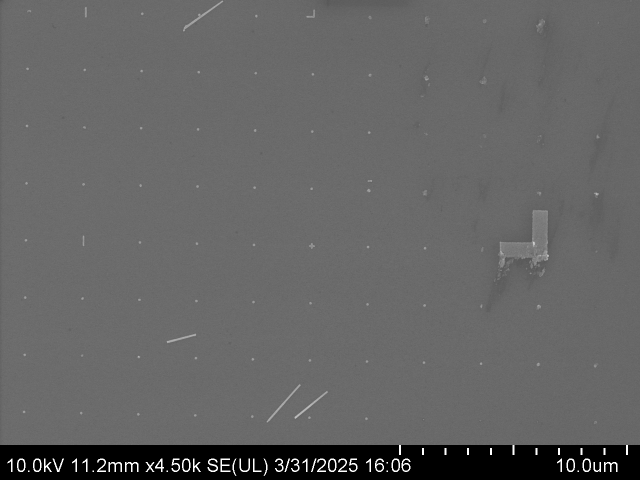
#> input picture experimental_sem/23.tif, 1280 x 960 px, given in place of experimental_sem, which was not available (shown at 1/2 size)
$ python sem_preprocess.py ../experimental_sem
#> lines starting #> are read from the running program, lines starting #| are printed output that depends on the picture; after the words box and inside, x2 and y2 are one past the last pixel; in counts of white or black regions, pixels touching at a corner belong together; pictures that were not available may be replaced by others from this repository, and a replacement may not be noted
#!/usr/bin/env python3
"""SEM-specific preprocessing diagnostics for marker extraction."""

import argparse
import json
from pathlib import Path

import cv2
import numpy as np


def detect_annotation_band(gray: np.ndarray, min_body_fraction: float = 0.55) -> dict:
    """Detect a bottom annotation/scale bar band from row statistics.

    SEM metadata bands tend to have much higher row variance and many saturated
    bright/dark pixels compared with the image field. We search from the bottom
    upward for the first sustained transition back to image-like statistics.
    """
    h, _ = gray.shape
    body_end = int(h * min_body_fraction)
    reference = gray[:body_end]

    row_std = gray.std(axis=1)
    row_bright = (gray >= 245).mean(axis=1)
    row_dark = (gray <= 5).mean(axis=1)

    ref_std = float(np.median(row_std[:body_end]))
    ref_bright = float(np.median(row_bright[:body_end]))
    ref_dark = float(np.median(row_dark[:body_end]))

    std_threshold = max(ref_std * 3.0, ref_std + 15.0)
    bright_threshold = max(ref_bright * 8.0, 0.02)
    dark_threshold = max(ref_dark * 8.0, 0.02)

    suspicious = (
        (row_std > std_threshold)
        | (row_bright > bright_threshold)
        | (row_dark > dark_threshold)
    )

    cutoff = h
    run = 0
    for y in range(h - 1, int(h * 0.45), -1):
        if suspicious[y]:
            run += 1
        elif run >= 12:
            cutoff = y + 1
            break
        else:
            run = 0

    return {
        "cutoff_y": int(cutoff),
        "masked_fraction": float((h - cutoff) / h),
        "row_std_reference_median": ref_std,
        "row_std_threshold": float(std_threshold),
        "bright_fraction_reference_median": ref_bright,
        "bright_fraction_threshold": float(bright_threshold),
        "dark_fraction_reference_median": ref_dark,
        "dark_fraction_threshold": float(dark_threshold),
    }


def robust_contrast_and_threshold(gray: np.ndarray, valid_mask: np.ndarray) -> dict:
    """Compute reproducible contrast and threshold parameters."""
    pixels = gray[valid_mask]
    percentiles = {
        f"p{p:g}": float(np.percentile(pixels, p))
        for p in (0.1, 1, 5, 50, 95, 99, 99.5, 99.9)
    }

    median = percentiles["p50"]
    mad = float(np.median(np.abs(pixels.astype(np.float32) - median)))
    robust_sigma = 1.4826 * mad

    # Markers are high-tail objects. This threshold tracks SEM gain/contrast by
    # using both percentile and robust-sigma criteria.
    threshold = max(percentiles["p99"], median + 5.0 * robust_sigma)
    threshold = min(threshold, percentiles["p99.9"])

    lo = percentiles["p1"]
    hi = percentiles["p99.5"]
    if hi <= lo:
        hi = float(pixels.max())

    return {
        "percentiles": percentiles,
        "median": float(median),
        "mad": mad,
        "robust_sigma": float(robust_sigma),
        "contrast_low": float(lo),
        "contrast_high": float(hi),
        "threshold": float(threshold),
        "fraction_above_threshold": float((pixels > threshold).mean()),
        "fraction_saturated_low": float((pixels <= 0).mean()),
        "fraction_saturated_high": float((pixels >= 255).mean()),
    }


def preprocess(gray: np.ndarray) -> tuple[np.ndarray, np.ndarray, dict]:
    band = detect_annotation_band(gray)
    valid_mask = np.ones(gray.shape, dtype=bool)
    valid_mask[band["cutoff_y"]:, :] = False

    contrast = robust_contrast_and_threshold(gray, valid_mask)
    lo = contrast["contrast_low"]
    hi = contrast["contrast_high"]
    stretched = ((gray.astype(np.float32) - lo) / max(1.0, hi - lo) * 255.0)
    stretched = np.clip(stretched, 0, 255).astype(np.uint8)
    stretched[~valid_mask] = 0

    threshold_value = contrast["threshold"]
    binary = np.zeros_like(gray, dtype=np.uint8)
    binary[(gray > threshold_value) & valid_mask] = 255

    report = {
        "annotation_band": band,
        "contrast": contrast,
    }
    return stretched, binary, report


def draw_report_overlay(gray: np.ndarray, binary: np.ndarray, report: dict) -> np.ndarray:
    overlay = cv2.cvtColor(gray, cv2.COLOR_GRAY2BGR)
    cutoff = report["annotation_band"]["cutoff_y"]
    overlay[cutoff:] = (overlay[cutoff:].astype(np.float32) * 0.25).astype(np.uint8)
    overlay[binary > 0] = (0, 255, 255)
    cv2.line(overlay, (0, cutoff), (overlay.shape[1] - 1, cutoff), (0, 0, 255), 2)

    c = report["contrast"]
    lines = [
        f"cutoff_y={cutoff}, masked={report['annotation_band']['masked_fraction']:.1%}",
        f"threshold={c['threshold']:.1f}, above={c['fraction_above_threshold']:.3%}",
        f"contrast p1..p99.5={c['contrast_low']:.1f}..{c['contrast_high']:.1f}",
        f"saturation low/high={c['fraction_saturated_low']:.3%}/{c['fraction_saturated_high']:.3%}",
    ]
    y = 24
    for line in lines:
        cv2.putText(overlay, line, (12, y), cv2.FONT_HERSHEY_SIMPLEX, 0.55, (255, 255, 255), 2, cv2.LINE_AA)
        y += 24
    return overlay


def main():
    parser = argparse.ArgumentParser(description="SEM preprocessing diagnostics.")
    parser.add_argument("images", nargs="+")
    parser.add_argument("--output-dir", default="experimental_sem_results/preprocess")
    args = parser.parse_args()

    out_dir = Path(args.output_dir)
    out_dir.mkdir(parents=True, exist_ok=True)

    reports = []
    for image in args.images:
        path = Path(image)
        gray = cv2.imread(str(path), cv2.IMREAD_GRAYSCALE)
#> gray is the input picture: shape (960, 1280); min 0, max 255, mean 99.7
        if gray is None:
            raise ValueError(f"Could not read image: {path}")

        stretched, binary, report = preprocess(gray)
#> in detect_annotation_band, `reference = gray[:body_end]`:
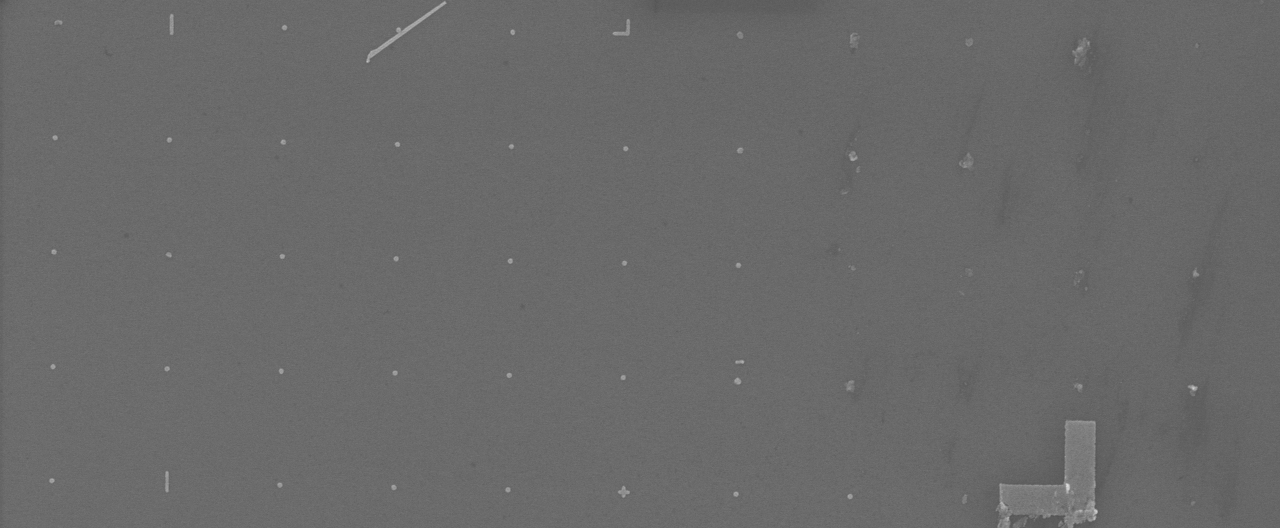
#> reference: shape (528, 1280); min 83, max 221, mean 105.7
#> in detect_annotation_band, `row_std = gray.std(axis=1)`: row_std = 960 values, max 117.2 at index 941, min 0 at index 910, mean 7.51
#> in detect_annotation_band, `row_bright = (gray >= 245).mean(axis=1)`: row_bright = 960 values, max 0.303 at index 941, min 0 at index 0, mean 0.0058
#> in detect_annotation_band, `row_dark = (gray <= 5).mean(axis=1)`: row_dark = 960 values, max 1 at index 910, min 0 at index 0, mean 0.0671
#> in detect_annotation_band, `ref_std = float(np.median(row_std[:body_end]))`: ref_std = 3.49
#> in detect_annotation_band, `ref_bright = float(np.median(row_bright[:body_end]))`: ref_bright = 0
#> in detect_annotation_band, `std_threshold = max(ref_std * 3.0, ref_std + 15.0)`: std_threshold = 18.49
#> in detect_annotation_band, `bright_threshold = max(ref_bright * 8.0, 0.02)`: bright_threshold = 0.02
#> in preprocess, `band = detect_annotation_band(gray)`: band = {'cutoff_y': 890, 'masked_fraction': 0.0729, 'row_std_reference_median': 3.49, 'row_std_threshold': 18.49, 'bright_fraction_reference_median': 0, 'bright_fraction_threshold': 0.02, 'dark_fraction_reference_median': 0, 'dark_fraction_threshold': 0.02}
#> in robust_contrast_and_threshold, `percentiles = { f"p{p:g}": float(np.percentile(pixels, p)) for p in (0..`: percentiles = {'p0.1': 92, 'p1': 97, 'p5': 100, 'p50': 106, 'p95': 111, 'p99': 114, 'p99.5': 126, 'p99.9': 160}
#> in robust_contrast_and_threshold, `median = percentiles["p50"]`: median = 106
#> in robust_contrast_and_threshold, `mad = float(np.median(np.abs(pixels.astype(np.float32) - median)))`: mad = 2
#> in robust_contrast_and_threshold, `robust_sigma = 1.4826 * mad`: robust_sigma = 2.97
#> in robust_contrast_and_threshold, `threshold = max(percentiles["p99"], median + 5.0 * robust_sigma)`: threshold = 120.8
#> in robust_contrast_and_threshold, `lo = percentiles["p1"]`: lo = 97
#> in robust_contrast_and_threshold, `hi = percentiles["p99.5"]`: hi = 126
#> in preprocess, `contrast = robust_contrast_and_threshold(gray, valid_mask)`: contrast = 10 items
#> in preprocess, `lo = contrast["contrast_low"]`: lo = 97
#> in preprocess, `hi = contrast["contrast_high"]`: hi = 126
#> in preprocess, `stretched = np.clip(stretched, 0, 255).astype(np.uint8)`:
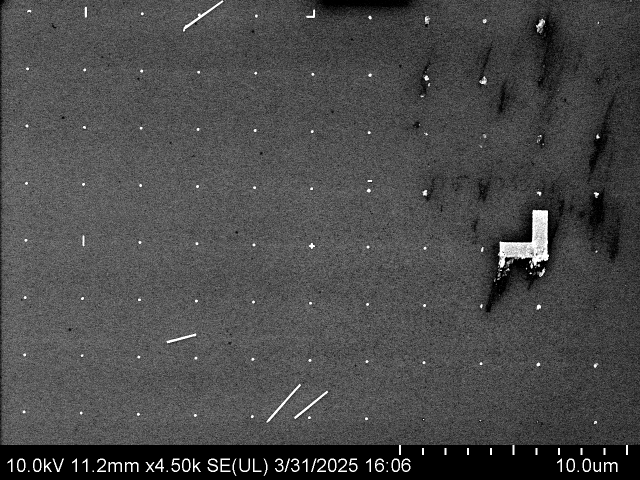
#> stretched: shape (960, 1280) (shown at 1/2 size); min 0, max 255, mean 73.2
#> in preprocess, `stretched[~valid_mask] = 0`:
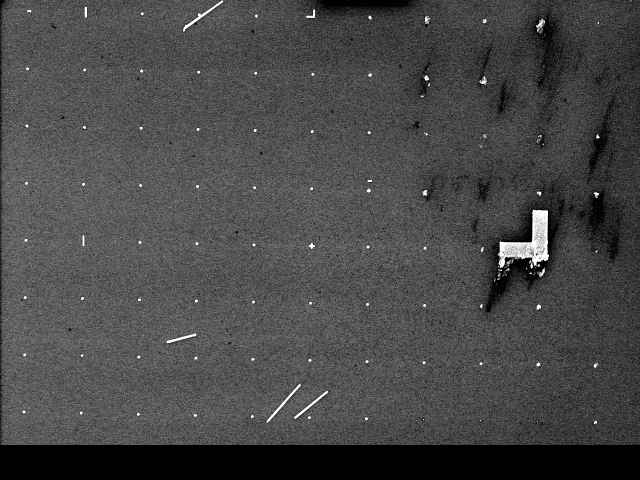
#> stretched: shape (960, 1280) (shown at 1/2 size); 0.58% of pixels changed, all inside (x1, y1, x2, y2) = (15, 890, 1256, 952)
#> in preprocess, `threshold_value = contrast["threshold"]`: threshold_value = 120.8
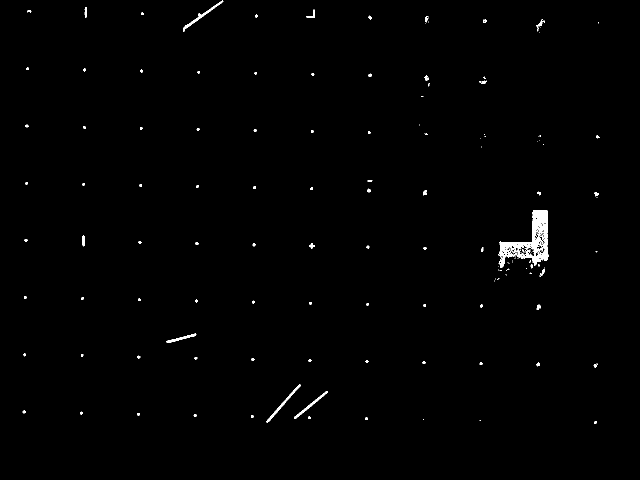
#> binary: shape (960, 1280) (shown at 1/2 size); 0.66% white; 152 white regions (70 under 20 px), largest, box (x1, y1, x2, y2) and area: (996, 420, 1098, 536) 3885, (366, 1, 447, 63) 459, (533, 768, 602, 845) 438
#> report = 2 items
        report["image"] = str(path)
        reports.append(report)

        stem = path.stem
        cv2.imwrite(str(out_dir / f"{stem}_contrast.png"), stretched)
        cv2.imwrite(str(out_dir / f"{stem}_binary.png"), binary)
        cv2.imwrite(str(out_dir / f"{stem}_overlay.png"), draw_report_overlay(gray, binary, report))
#> in draw_report_overlay, `cutoff = report["annotation_band"]["cutoff_y"]`: cutoff = 890
#> in draw_report_overlay, `cv2.line(overlay, (0, cutoff), (overlay.shape[1] - 1, cutoff), (0, 0, ..`:
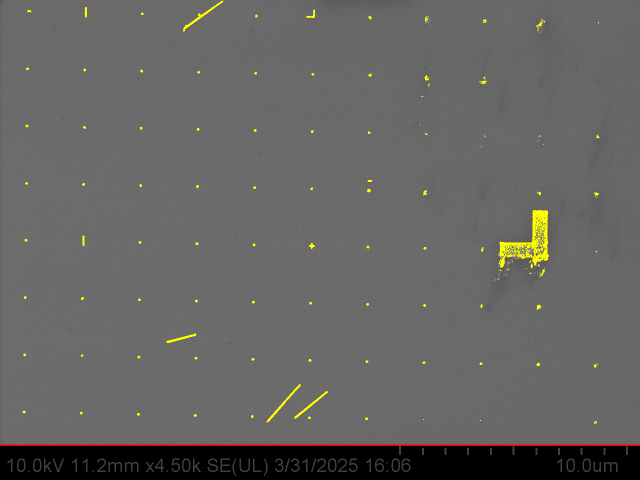
#> overlay: shape (960, 1280, 3) (shown at 1/2 size); mean B, G, R 97.5, 99.2, 100
#> in draw_report_overlay, `c = report["contrast"]`: c = 10 items
#> in draw_report_overlay, `lines = [ f"cutoff_y={cutoff}, masked={report['annotation_band']['mask..`: lines = ['cutoff_y=890, masked=7.3%', 'threshold=120.8, above=0.717%', 'contrast p1..p99.5=97.0..126.0', 'saturation low/high=0.000%/0.000%']
#> the loop in draw_report_overlay, `for line in lines:` made 4 passes
#> (line, y) on passes 1 to 4: ('cutoff_y=890, masked=7.3%', 48), ('threshold=120.8, above=0.717%', 72), ('contrast p1..p99.5=97.0..126.0', 96), ('saturation low/high=0.000%/0.000%', 120)
#> after the loop in draw_report_overlay, `for line in lines:`:
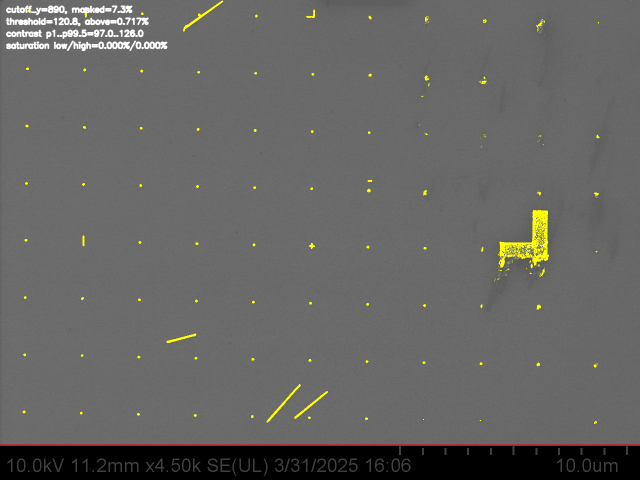
#> overlay: shape (960, 1280, 3) (shown at 1/2 size); 1.08% of pixels changed, all inside (x1, y1, x2, y2) = (10, 10, 336, 103)
#> after the loop in draw_report_overlay, `for line in lines:`: y = 120
        (out_dir / f"{stem}_report.json").write_text(json.dumps(report, indent=2))

        band = report["annotation_band"]
        contrast = report["contrast"]
#> contrast = 10 items
        print(
            f"{path}: cutoff_y={band['cutoff_y']} masked={band['masked_fraction']:.1%} "
            f"threshold={contrast['threshold']:.1f} above={contrast['fraction_above_threshold']:.3%} "
            f"contrast={contrast['contrast_low']:.1f}..{contrast['contrast_high']:.1f}"
        )
#| ../experimental_sem: cutoff_y=890 masked=7.3% threshold=120.8 above=0.717% contrast=97.0..126.0

    (out_dir / "reports.json").write_text(json.dumps(reports, indent=2))


if __name__ == "__main__":
    main()

$ run again, on experimental_sem/4.tif
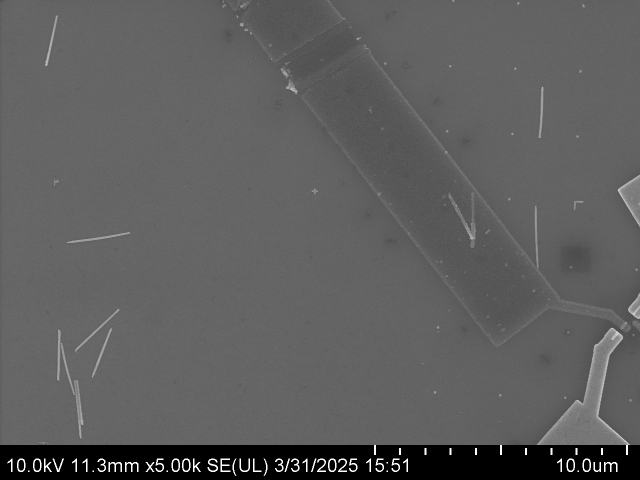
#> input picture experimental_sem/4.tif, 1280 x 960 px, given in place of experimental_sem, which was not available (shown at 1/2 size)
#> in main, gray is the input picture: shape (960, 1280); min 0, max 255, mean 93.2
#> row_std = 960 values, max 116.9 at index 941, min 0 at index 910, mean 11
#> row_bright = 960 values, max 0.3 at index 941, min 0 at index 0, mean 0.0057
#> row_dark = 960 values, max 1 at index 910, min 0 at index 0, mean 0.0672
#> ref_std = 6.76
#> ref_bright = 0
#> std_threshold = 21.76
#> bright_threshold = 0.02
#> in preprocess, `band = detect_annotation_band(gray)`: band = {'cutoff_y': 890, 'masked_fraction': 0.0729, 'row_std_reference_median': 6.76, 'row_std_threshold': 21.76, 'bright_fraction_reference_median': 0, 'bright_fraction_threshold': 0.02, 'dark_fraction_reference_median': 0, 'dark_fraction_threshold': 0.02}
#> percentiles = {'p0.1': 79, 'p1': 82, 'p5': 87, 'p50': 99, 'p95': 105, 'p99': 133, 'p99.5': 153, 'p99.9': 177}
#> median = 99
#> mad = 3
#> robust_sigma = 4.45
#> threshold = 133
#> in robust_contrast_and_threshold, `lo = percentiles["p1"]`: lo = 82
#> in robust_contrast_and_threshold, `hi = percentiles["p99.5"]`: hi = 153
#> in preprocess, `contrast = robust_contrast_and_threshold(gray, valid_mask)`: contrast = 10 items
#> in preprocess, `lo = contrast["contrast_low"]`: lo = 82
#> in preprocess, `hi = contrast["contrast_high"]`: hi = 153
#> threshold_value = 133
#> in main, `stretched, binary, report = preprocess(gray)`:
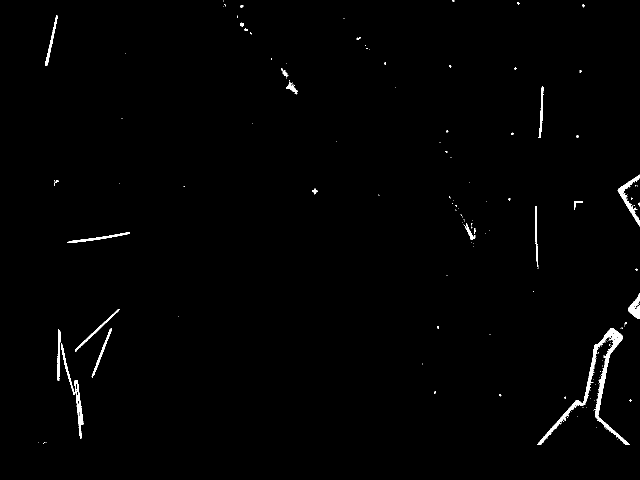
#> binary: shape (960, 1280) (shown at 1/2 size); 0.9% white; 161 white regions (139 under 20 px), largest, box (x1, y1, x2, y2) and area: (1074, 656, 1260, 890) 4048, (1235, 349, 1280, 453) 949, (148, 760, 167, 877) 694
#> report = 2 items
#> in draw_report_overlay, `cutoff = report["annotation_band"]["cutoff_y"]`: cutoff = 890
#> c = 10 items
#> lines = ['cutoff_y=890, masked=7.3%', 'threshold=133.0, above=0.968%', 'contrast p1..p99.5=82.0..153.0', 'saturation low/high=0.000%/0.000%']
#> the loop in draw_report_overlay, `for line in lines:` made 4 passes
#> (line, y) on passes 1 to 4: ('cutoff_y=890, masked=7.3%', 48), ('threshold=133.0, above=0.968%', 72), ('contrast p1..p99.5=82.0..153.0', 96), ('saturation low/high=0.000%/0.000%', 120)
#> after the loop in draw_report_overlay, `for line in lines:`:
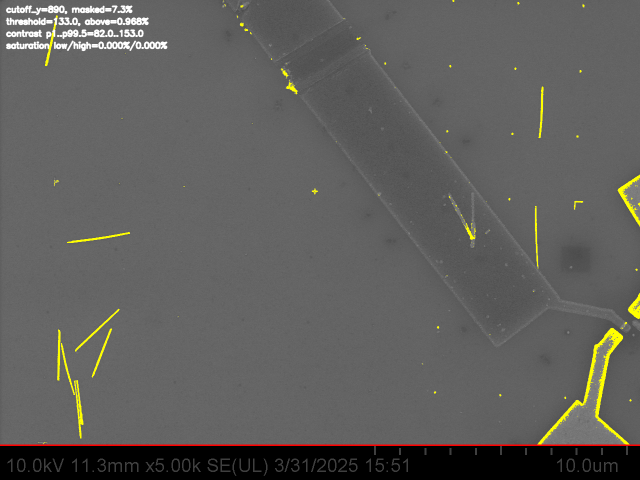
#> overlay: shape (960, 1280, 3) (shown at 1/2 size); mean B, G, R 91.9, 94.1, 94.9
#> after the loop in draw_report_overlay, `for line in lines:`: y = 120
#> in main, `contrast = report["contrast"]`: contrast = 10 items
#| ../experimental_sem: cutoff_y=890 masked=7.3% threshold=133.0 above=0.968% contrast=82.0..153.0

$ run again, on experimental_sem/9.tif
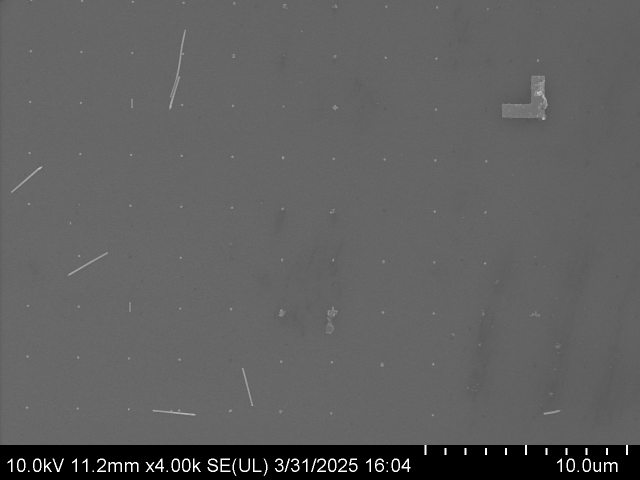
#> input picture experimental_sem/9.tif, 1280 x 960 px, given in place of experimental_sem, which was not available (shown at 1/2 size)
#> in main, gray is the input picture: shape (960, 1280); min 0, max 255, mean 95.1
#> row_std = 960 values, max 116.4 at index 941, min 0 at index 910, mean 7.88
#> row_bright = 960 values, max 0.296 at index 941, min 0 at index 0, mean 0.00578
#> row_dark = 960 values, max 1 at index 910, min 0 at index 0, mean 0.0671
#> ref_std = 4.14
#> ref_bright = 0
#> std_threshold = 19.14
#> bright_threshold = 0.02
#> in preprocess, `band = detect_annotation_band(gray)`: band = {'cutoff_y': 890, 'masked_fraction': 0.0729, 'row_std_reference_median': 4.14, 'row_std_threshold': 19.14, 'bright_fraction_reference_median': 0, 'bright_fraction_threshold': 0.02, 'dark_fraction_reference_median': 0, 'dark_fraction_threshold': 0.02}
#> percentiles = {'p0.1': 89, 'p1': 92, 'p5': 95, 'p50': 101, 'p95': 106, 'p99': 110, 'p99.5': 122, 'p99.9': 156}
#> median = 101
#> mad = 2
#> robust_sigma = 2.97
#> threshold = 115.8
#> in robust_contrast_and_threshold, `lo = percentiles["p1"]`: lo = 92
#> in robust_contrast_and_threshold, `hi = percentiles["p99.5"]`: hi = 122
#> in preprocess, `contrast = robust_contrast_and_threshold(gray, valid_mask)`: contrast = 10 items
#> in preprocess, `lo = contrast["contrast_low"]`: lo = 92
#> in preprocess, `hi = contrast["contrast_high"]`: hi = 122
#> threshold_value = 115.8
#> in main, `stretched, binary, report = preprocess(gray)`:
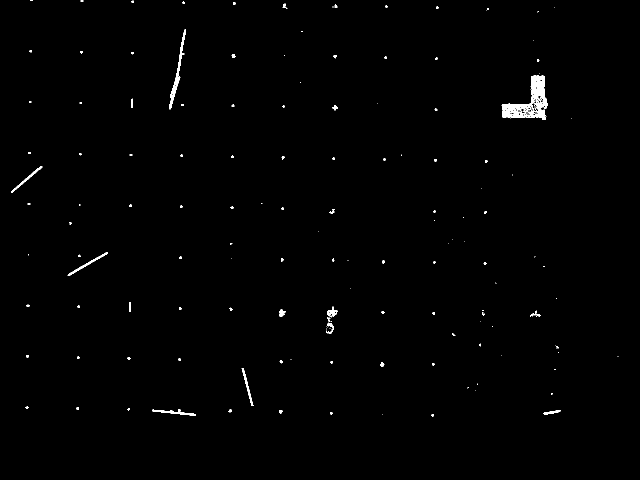
#> binary: shape (960, 1280) (shown at 1/2 size); 0.65% white; 160 white regions (90 under 20 px), largest, box (x1, y1, x2, y2) and area: (1004, 151, 1096, 240) 3043, (338, 59, 372, 219) 835, (135, 504, 216, 551) 365
#> report = 2 items
#> in draw_report_overlay, `cutoff = report["annotation_band"]["cutoff_y"]`: cutoff = 890
#> c = 10 items
#> lines = ['cutoff_y=890, masked=7.3%', 'threshold=115.8, above=0.699%', 'contrast p1..p99.5=92.0..122.0', 'saturation low/high=0.000%/0.000%']
#> the loop in draw_report_overlay, `for line in lines:` made 4 passes
#> (line, y) on passes 1 to 4: ('cutoff_y=890, masked=7.3%', 48), ('threshold=115.8, above=0.699%', 72), ('contrast p1..p99.5=92.0..122.0', 96), ('saturation low/high=0.000%/0.000%', 120)
#> after the loop in draw_report_overlay, `for line in lines:`:
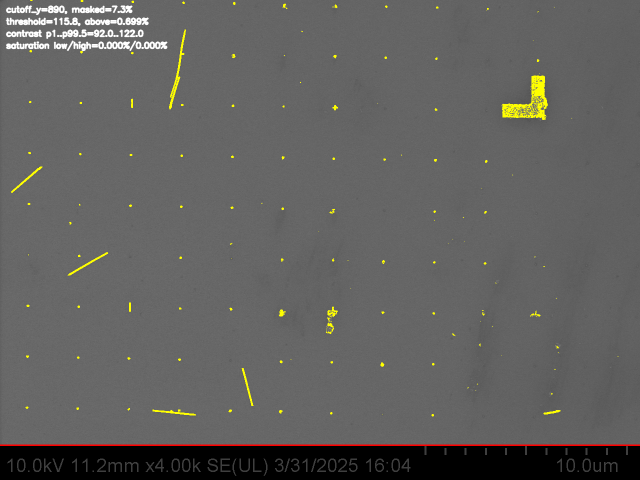
#> overlay: shape (960, 1280, 3) (shown at 1/2 size); mean B, G, R 94.3, 95.9, 96.7
#> after the loop in draw_report_overlay, `for line in lines:`: y = 120
#> in main, `contrast = report["contrast"]`: contrast = 10 items
#| ../experimental_sem: cutoff_y=890 masked=7.3% threshold=115.8 above=0.699% contrast=92.0..122.0
